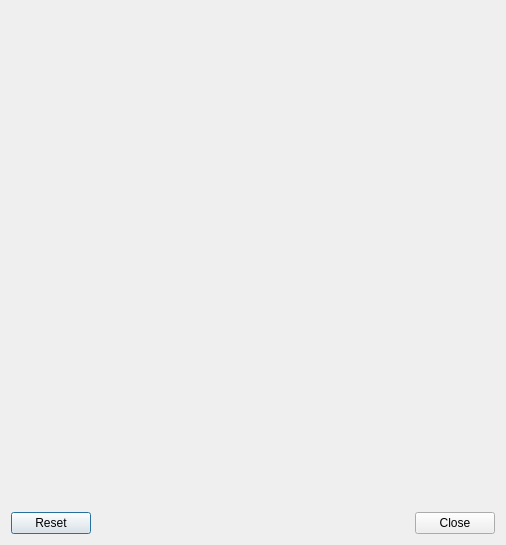
<?xml version="1.0" encoding="UTF-8"?>
<ui version="4.0">
 <class>Dialog</class>
 <widget class="QDialog" name="Dialog">
  <property name="geometry">
   <rect>
    <x>0</x>
    <y>0</y>
    <width>506</width>
    <height>545</height>
   </rect>
  </property>
  <property name="windowTitle">
   <string>Dialog</string>
  </property>
  <layout class="QVBoxLayout" name="verticalLayout">
   <item>
    <spacer name="verticalSpacer">
     <property name="orientation">
      <enum>Qt::Vertical</enum>
     </property>
     <property name="sizeHint" stdset="0">
      <size>
       <width>20</width>
       <height>215</height>
      </size>
     </property>
    </spacer>
   </item>
   <item>
    <layout class="QHBoxLayout" name="horizontalLayout_5">
     <item>
      <widget class="QPushButton" name="resetButton">
       <property name="text">
        <string>Reset</string>
       </property>
      </widget>
     </item>
     <item>
      <widget class="QDialogButtonBox" name="buttonBox">
       <property name="orientation">
        <enum>Qt::Horizontal</enum>
       </property>
       <property name="standardButtons">
        <set>QDialogButtonBox::Close</set>
       </property>
      </widget>
     </item>
    </layout>
   </item>
  </layout>
 </widget>
 <resources/>
 <connections>
  <connection>
   <sender>buttonBox</sender>
   <signal>accepted()</signal>
   <receiver>Dialog</receiver>
   <slot>accept()</slot>
   <hints>
    <hint type="sourcelabel">
     <x>248</x>
     <y>254</y>
    </hint>
    <hint type="destinationlabel">
     <x>157</x>
     <y>274</y>
    </hint>
   </hints>
  </connection>
  <connection>
   <sender>buttonBox</sender>
   <signal>rejected()</signal>
   <receiver>Dialog</receiver>
   <slot>reject()</slot>
   <hints>
    <hint type="sourcelabel">
     <x>316</x>
     <y>260</y>
    </hint>
    <hint type="destinationlabel">
     <x>286</x>
     <y>274</y>
    </hint>
   </hints>
  </connection>
 </connections>
</ui>
